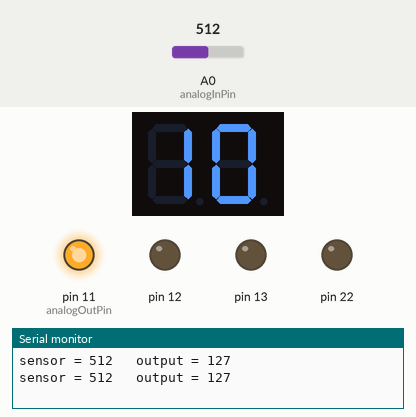
A sketch run on a simulated Arduino Uno, built with avr-gcc and run on an emulated ATmega328P. Shown: 2-digit seven-segment display, output pins drawn as LEDs (lit = HIGH), the last lines printed to the serial monitor. Wiring (inferred from the names in the program): 2-digit 7-segment display, segments lit when LOW: segments pin 2, pin 3, pin 4, pin 5, pin 6, pin 7, pin 8; digit selects pin 9, pin 10. The inputs (shaded band) are chosen by the test bench; at power-on: A0 (analogInPin) = 512. The segment pins are drawn as the display they are named for; pins used as bus, display or sensor lines are not drawn.

Above: at 1.8 s.
1.9 s: A0 (analogInPin) set to 543
3.4 s: A0 (analogInPin) set to 570
At 4.5 s:
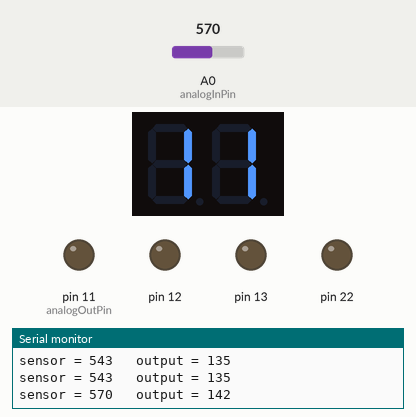
5.6 s: A0 (analogInPin) set to 491
At 7.5 s:
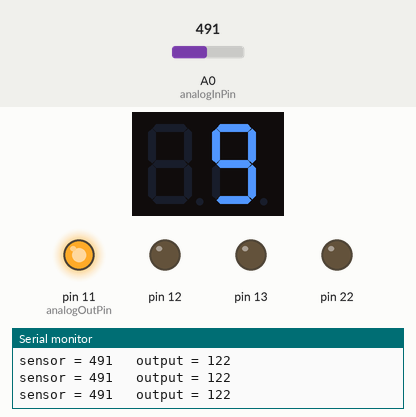
Timing chart, 0 to 9.0 s (numbered marks = the images above; inputs shaded):
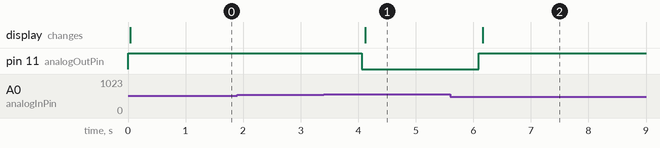

Measured:
- the behaviour switches between 551 and 552 on A0 (analogInPin) (found by bisection; images 0 and 1)
- after the input at 3.4 s, pin 11 (analogOutPin): HIGH → LOW after 0.66 s; the display: changes after 0.72 s (image 1)
- after the input at 5.6 s, pin 11 (analogOutPin): LOW → HIGH after 0.49 s; the display: changes after 0.56 s (image 2)

The sketch:

ldr_display_copy_20230201134626.ino
```cpp
const int analogInPin = A0;  // Analog input pin that the potentiometer is attached to
const int analogOutPin = 11;  // Analog output pin that the LED is attached to

int sensorValue = 0;  // value read from the pot
int outputValue = 0;  // value output to the PWM (analog out)

int valor=0;
const int pins[7] = { 2, 3, 4, 5, 6, 7, 8 };

//Declaramos los numeros para el ánodo común
const byte numbersDisplayAnode[10] = {0b1000000,     //0
                            0b1111001,          //1
                            0b0100100,          //2
                            0b0110000,          //3
                            0b0011001,          //4
                            0b0010010,          //5
                            0b0000010,          //6
                            0b1111000,          //7
                            0b0000000,          //8
                            0b0010000};         //9

const int nbrDigits = 2;
//                         digits 1   2
const int digitPins[nbrDigits] = {9,10};

void setup() {
  Serial.begin(9600);
    for(int i = 0; i < 8; i++) {
    pinMode(pins[i], OUTPUT);
    }

    for(int i = 0; i < nbrDigits; i++) {
    pinMode(digitPins[i], OUTPUT);
    }
}

void loop() {
  // read the analog in value:
  sensorValue = analogRead(analogInPin);
  // map it to the range of the analog out:
  outputValue = map(sensorValue, 0, 1023, 0, 255);
  // change the analog out value:


  // print the results to the Serial Monitor:
  Serial.print("sensor = ");
  Serial.print(sensorValue);
  Serial.print("\t output = ");
  Serial.println(outputValue);

// Rango 21
  if (sensorValue>926) {
    valor=20;
    analogWrite(analogOutPin, 0);
    }


// Rango 20
  if (sensorValue>901& sensorValue<925 ) {
    valor=19;
    analogWrite(analogOutPin, 0);
    }

// Rango 19
 if (sensorValue>851 & sensorValue<900 ) {
    valor=18;
    analogWrite(analogOutPin, 0);
    }

    // Rango 18
 if (sensorValue>726 & sensorValue<850 ) {
    valor=17;
  analogWrite(analogOutPin, 0);
    }

    // Rango 17
 if (sensorValue>801 & sensorValue<825 ) {
    valor=16;
    analogWrite(analogOutPin, 0);
    }


// Rango 16
 if (sensorValue>751 & sensorValue<800 ) {
    valor=15;
    analogWrite(analogOutPin, 0);
    }

// Rango 15
 if (sensorValue>701 & sensorValue<750 ) {
    valor=14;
    analogWrite(analogOutPin, 0);
    }

// Rango 14
 if (sensorValue>651 & sensorValue<700 ) {
    valor=13;
    analogWrite(analogOutPin, 0);
    }

// Rango 13
 if (sensorValue>601 & sensorValue<650 ) {
    valor=12;
    analogWrite(analogOutPin, 0);
    }
// Rango 12
 if (sensorValue>551 & sensorValue<600 ) {
    valor=11;
     analogWrite(analogOutPin, 0);
    }

// Rango 11
 if (sensorValue>501 & sensorValue<550 ) {
    valor=10;
     analogWrite(analogOutPin, 255);
    }

// Rango 10
 if (sensorValue>451 & sensorValue<500 ) {
    valor=9;
     analogWrite(analogOutPin, 255);
    }

// Rango 9
 if (sensorValue>401 & sensorValue<450 ) {
    valor=8;
     analogWrite(analogOutPin, 255);
    }

// Rango 8
 if (sensorValue>351 & sensorValue<400 ) {
    valor=7;
     analogWrite(analogOutPin, 255);
    }


// Rango 7
 if (sensorValue>301 & sensorValue<350 ) {
    valor=6;
     analogWrite(analogOutPin, 255);
    }

// Rango 6
 if (sensorValue>251 & sensorValue<300 ) {
    valor=5;
     analogWrite(analogOutPin, 255);
    }

// Rango 5
 if (sensorValue>201 & sensorValue<250 ) {
    valor=4;
     analogWrite(analogOutPin, 255);
    }

// Rango 4
 if (sensorValue>151 & sensorValue<200 ) {
    valor=3;
     analogWrite(analogOutPin, 255);
    }

// Rango 3
 if (sensorValue>101 & sensorValue<150 ) {
    valor=2;
     analogWrite(analogOutPin, 255);
    }

// Rango 2
 if (sensorValue>51 & sensorValue<100 ) {
    valor=1;
     analogWrite(analogOutPin, 255);
    }

// Rango 1
    if (sensorValue<50) {
    valor=0;
    analogWrite(analogOutPin, 255);
    }


    for(int i = 0; i <  100; i++ ){
    showNumber(valor);
    //delay(1);

    }

}

void showNumber(int number) {
    if(number == 0) {
    showDigit(0, nbrDigits-1);
    } else {
    for(int digit = nbrDigits-1; digit >= 0; digit--) {
        if(number > 0) {
        showDigit(number % 10, digit);
        number = number / 10;
        }
    }
    }
}

void showDigit(int number, int digit) {
    digitalWrite(digitPins[digit], HIGH);
    byte numberBit = numbersDisplayAnode[number];
    for (int i = 0; i < 7; i++)  {
    int bit = bitRead(numberBit, i);
    digitalWrite(pins[i], bit);
    }
    delay(5);
    digitalWrite(digitPins[digit], LOW);
}
```
